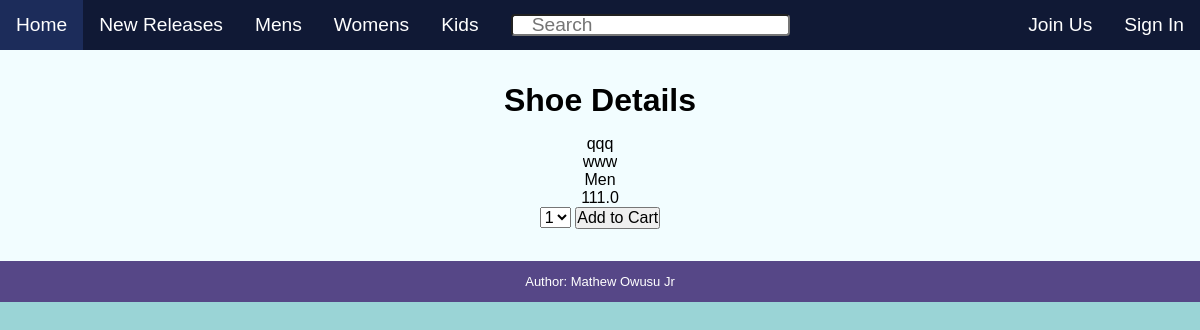
Page /product/1 on the committed database.
### website/models.py (models this page shows, shortened)
class Shoe(db.Model):
    __tablename__ = 'shoe'
    id = db.Column(db.Integer(), primary_key=True)
    name = db.Column(db.String(length=30), nullable=False)
    brand = db.Column(db.String(length=30), nullable=False)
    audience = db.Column(db.String(length=30), nullable=False)
    price = db.Column(db.Float(), nullable=False)
    colors = db.relationship("Color", back_populates="shoe", lazy=True, cascade='all, delete, delete-orphan')

### website/views/cust_catalog_views.py (the view)
@cust_catalog_views.route('/product/<int:id>', methods=['GET'])
def display_product(id):
    shoe = Shoe.query.get_or_404(id)
    return render_template('cust_catalog_product.html', current_user=current_user, shoe=shoe)

### website/templates/cust_catalog_product.html (shortened to what this page needs)
{% extends 'base.html' %}
{% block body %}
    <h1>Shoe Details</h1>
    <p>{{ shoe.name }}</p>
    <p>{{ shoe.brand }}</p>
    <p>{{ shoe.audience }}</p>
    <p>{{ shoe.price }}</p>
    <form id="add-to-cart-form" action="{{url_for('cust_cart_views.add_to_cart')}}" method="POST">
        <select name="quantity" required>
            <option value="1">1</option>
        </select>
        <input type="submit" value="Add to Cart">
    </form>
{% endblock%}

### website/static/style.css (style rules this page uses)
* { box-sizing: border-box; margin: 0; padding: 0; font-size: 100%; font-family: Verdana, Geneva, Tahoma, sans-serif; overflow: hidden; }
body { width: 100%; background-color: #9ad4d6; display: flex; flex-direction: column; align-items: center; }
h1, h2 { font-size: xx-large; padding-bottom: 0.5em; }

### rows in the picture
Shoe: name "qqq", brand "www", audience "Men", price "111.0"
